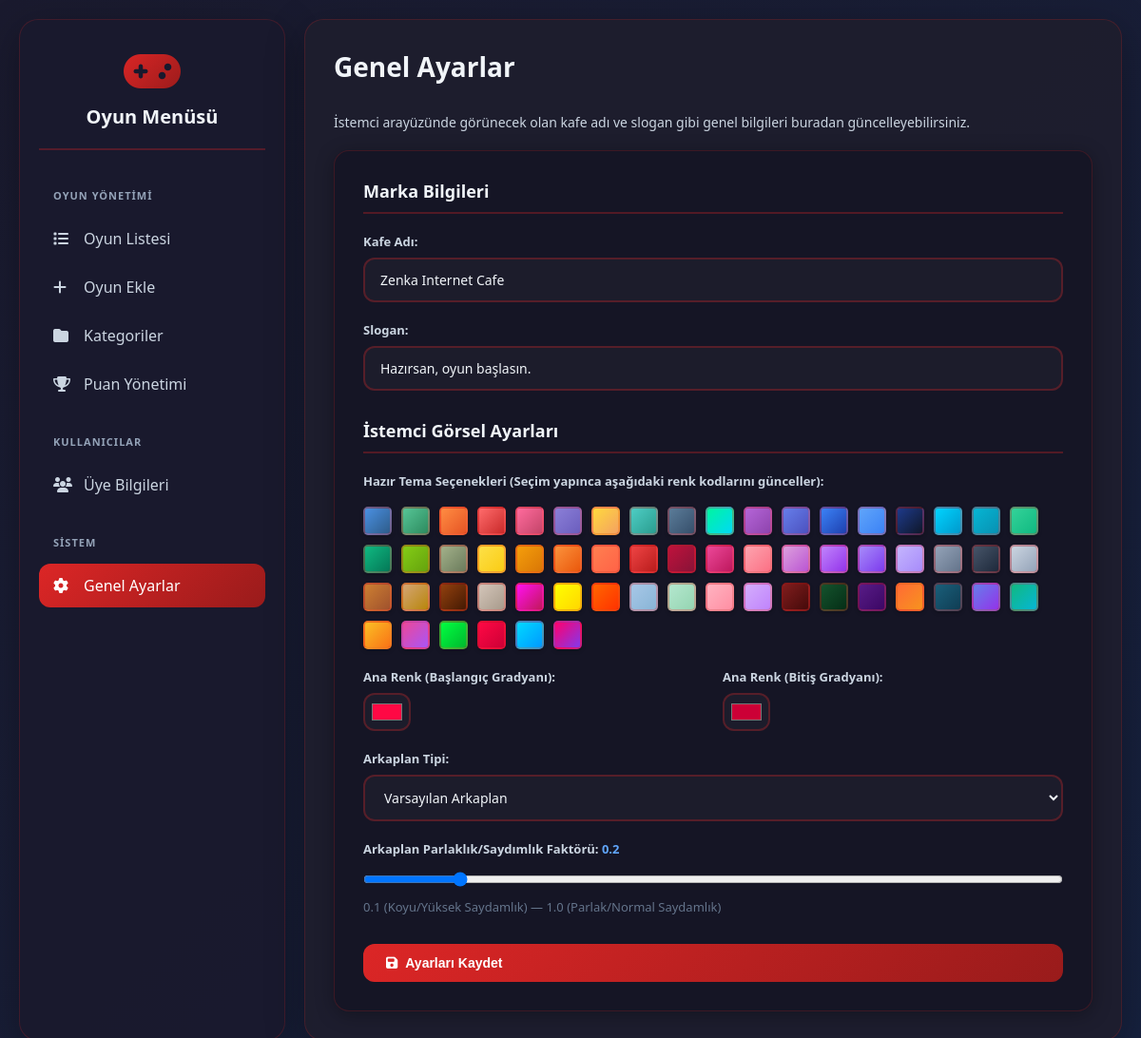
The app's page /admin/settings with its own data.
### tables this page shows
CREATE TABLE settings (
            key TEXT PRIMARY KEY,
            value TEXT
        );

### app.py (the view, shortened to what this page needs)
@app.route('/admin/settings', methods=['GET', 'POST'])
def general_settings():
    settings = get_all_settings()
    settings.setdefault('cafe_name', 'Zenka Internet Cafe')
    settings.setdefault('slogan', 'Hazırsan, oyun başlasın.')
    settings.setdefault('background_type', 'default')
    settings.setdefault('background_file', '')
    settings.setdefault('background_opacity_factor', '1.0')
    settings.setdefault('primary_color_start', '#667eea') # YENİ
    settings.setdefault('primary_color_end', '#764ba2')     # YENİ
    return render_template('general_settings.html', settings=settings)

### app.py (called while the page is built)
def get_db_connection():
    conn = sqlite3.connect(DATABASE, check_same_thread=False)
    conn.row_factory = sqlite3.Row
    return conn

def get_all_settings():
    conn = get_db_connection()
    settings_cursor = conn.execute('SELECT key, value FROM settings').fetchall()
    conn.close()
    return {row['key']: row['value'] for row in settings_cursor}

### templates/general_settings.html (shortened to what this page needs)
{% extends 'base_admin.html' %}
{% block content %}
    <div class="header">
        <h1>Genel Ayarlar</h1>
    </div>
    <p style="color: #cbd5e1; font-size: 14px; margin-bottom: 20px;">İstemci arayüzünde görünecek olan kafe adı ve slogan gibi genel bilgileri buradan güncelleyebilirsiniz.</p>
    <div class="form-container">
        <form method="POST" enctype="multipart/form-data">
            <div class="section-title">Marka Bilgileri</div>
            <div class="form-grid">
                <div class="form-group full-width">
                    <label for="cafe_name">Kafe Adı:</label>
                    <input type="text" id="cafe_name" name="cafe_name" value="{{ settings.cafe_name }}" required>
                </div>
                <div class="form-group full-width">
                    <label for="slogan">Slogan:</label>
                    <input type="text" id="slogan" name="slogan" value="{{ settings.slogan }}">
                </div>
            </div>
            <div class="section-title" style="margin-top: 30px;">İstemci Görsel Ayarları</div>
            <div class="form-grid">
                <div class="form-group full-width">
                    <label>Hazır Tema Seçenekleri (Seçim yapınca aşağıdaki renk kodlarını günceller):</label>
                    <div id="preset-container" class="preset-container" style="display: flex; flex-wrap: wrap; gap: 10px; margin-top: 10px;">
                    </div>
                </div>
                <div class="form-group">
                    <label for="primary_color_start">Ana Renk (Başlangıç Gradyanı):</label>
                    <input type="color" name="primary_color_start" id="primary_color_start" value="{{ settings.primary_color_start }}" class="color-input" style="height: 40px !important; padding: 5px !important;">
                </div>
                <div class="form-group">
                    <label for="primary_color_end">Ana Renk (Bitiş Gradyanı):</label>
                    <input type="color" name="primary_color_end" id="primary_color_end" value="{{ settings.primary_color_end }}" class="color-input" style="height: 40px !important; padding: 5px !important;">
                </div>
                <div class="form-group full-width">
                    <label for="background_type">Arkaplan Tipi:</label>
                    <select name="background_type" id="background_type" onchange="toggleBackgroundUpload()">
                        <option value="default" {% if settings.background_type == 'default' %}selected{% endif %}>Varsayılan Arkaplan</option>
                    </select>
                </div>
                <div class="form-group full-width">
                    <label for="background_opacity_factor">
                        Arkaplan Parlaklık/Saydımlık Faktörü:
                        <span id="opacity_display" style="font-weight: bold; color: #60a5fa;">
                            {{ "%.1f"|format(settings.background_opacity_factor|float) }}
                        </span>
                    </label>
                    <input type="range"
                           name="background_opacity_factor"
                           id="background_opacity_factor"
                           min="0.1"
                           max="1.0"
                           step="0.1"
                           value="{{ settings.background_opacity_factor }}"
                           oninput="document.getElementById('opacity_display').textContent = parseFloat(this.value).toFixed(1)"
                           style="width: 100%; height: 30px;">
                    <p class="file-prompt" style="margin-top: 5px; color: #64748b; font-size: 13px;">0.1 (Koyu/Yüksek Saydamlık) &mdash; 1.0 (Parlak/Normal Saydamlık)</p>
                </div>
            </div>
            <button type="submit" class="btn btn-primary" style="width: 100%; margin-top: 20px;">
                <i class="fas fa-save"></i>
                Ayarları Kaydet
            </button>
        </form>
    </div>
{% endblock %}

### static/css/admin_styles.css (style rules this page uses)
* { margin: 0; padding: 0; box-sizing: border-box; }
body { font-family: 'Segoe UI', Tahoma, Geneva, Verdana, sans-serif; background: linear-gradient(135deg, #1a1a2e 0%, #16213e 100%); min-height: 100vh; padding: 20px; color: #f1f5f9; }
.header { display: flex; justify-content: space-between; align-items: center; margin-bottom: 30px; }
.header h1 { font-size: 28px; color: #f1f5f9; font-weight: 700; border-bottom: none; padding-bottom: 0; margin-top: 0; }
.btn { padding: 12px 24px; border: none; border-radius: 12px; font-size: 14px; font-weight: 600; cursor: pointer; transition: all 0.3s ease; display: flex; align-items: center; gap: 8px; text-decoration: none; }
.btn-primary { background: linear-gradient(135deg, #dc2626 0%, #991b1b 100%); color: white; }
.form-container { background: rgba(20, 20, 36, 0.8); border-radius: 16px; padding: 30px; box-shadow: 0 4px 20px rgba(0, 0, 0, 0.3); border: 1px solid rgba(220, 38, 38, 0.2); }
.section-title { font-size: 18px; font-weight: 700; color: #f1f5f9; margin-bottom: 20px; padding-bottom: 10px; border-bottom: 2px solid rgba(220, 38, 38, 0.3); }
.form-grid { display: grid; grid-template-columns: repeat(2, 1fr); gap: 20px; margin-bottom: 20px; }
.form-group { display: flex; flex-direction: column; }
.form-group.full-width { grid-column: 1 / -1; }
.form-group label { margin-bottom: 8px; color: #cbd5e1; font-weight: 600; font-size: 13px; }
.form-group input, .form-group select, .form-group textarea { padding: 12px 16px; border: 2px solid rgba(220, 38, 38, 0.3); border-radius: 12px; font-size: 14px; transition: all 0.3s ease; font-family: inherit; background: rgba(30, 30, 46, 0.8); color: #f1f5f9; box-sizing: border-box; }
.form-group input::placeholder, .form-group textarea::placeholder { color: #64748b; }
.file-prompt { color: #94a3b8; font-size: 13px; margin-bottom: 10px; }

### templates/general_settings.html (style rules this page uses)
.color-input { height: 40px !important; padding: 5px !important; }

### records on screen
settings: cafe_name "Zenka Internet Cafe"
settings: slogan "Hazırsan, oyun başlasın."
settings: primary_color_start "#ff0844"
settings: primary_color_end "#cc0036"
settings: background_type "Varsayılan Arkaplan"
settings: background_opacity_factor "0.2"
